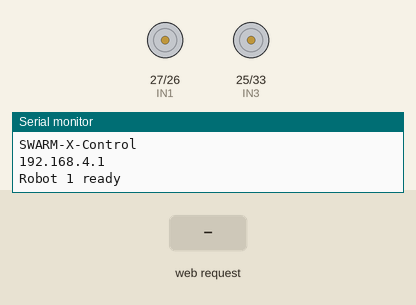
Recording of a program running on a simulated ESP32. Parts: motor-driver pin pairs drawn as motors (green arrow = first pin HIGH = forward, orange = second pin HIGH = backward, longer = more drive, scaled by the enable pin), the last lines printed to the serial monitor. The test bench sets the inputs (shaded band).

Above: at 1.2 s.
1.3 s: HTTP request GET /drive?l=1&r=1 received
At 1.6 s:
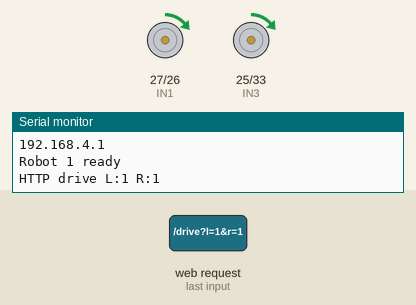
3.6 s: HTTP request GET /drive?l=120&r=120 received
At 4.2 s:
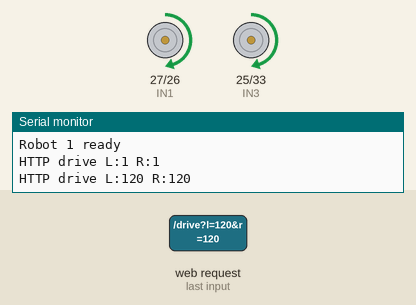
Timing chart, 0 to 6.6 s (numbered marks = the images above; inputs shaded):
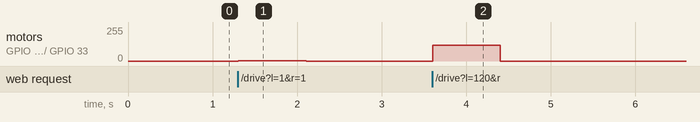

The program:

main.cpp
```cpp
#include <Arduino.h>
#include <WiFi.h>
#include <WebServer.h>
#include <esp_now.h>
#include <esp_wifi.h>
#include <esp_arduino_version.h>

// Change only this ID for each car
// 1 = Leader, 2 = Follower, 3 = Follower
#define ROBOT_ID 1

#if ROBOT_ID < 1 || ROBOT_ID > 3
#error ROBOT_ID must be 1, 2, or 3
#endif

// ESP32 to L298N motor pins
const int ENA = 14;
const int IN1 = 27;
const int IN2 = 26;

const int IN3 = 25;
const int IN4 = 33;
const int ENB = 32;

// Settings
const int RADIO_CHANNEL = 1;
const uint32_t CONTROL_TIMEOUT_MS = 800;
const uint32_t RADIO_INTERVAL_MS = 100;

const char *AP_NAME = "SWARM-X-Control";
const char *AP_PASSWORD = "swarmx12345";

// ESP-NOW
const uint32_t PACKET_MAGIC = 0x53574152;

uint8_t broadcastMac[6] = {
    0xFF, 0xFF, 0xFF,
    0xFF, 0xFF, 0xFF};

WebServer server(80);

// Wireless packet
struct __attribute__((packed)) DrivePacket
{
  uint32_t magic;
  uint8_t source;
  int16_t left;
  int16_t right;
};

// Motor variables
int16_t targetLeft = 0;
int16_t targetRight = 0;

int16_t appliedLeft = 0;
int16_t appliedRight = 0;

volatile int16_t receivedLeft = 0;
volatile int16_t receivedRight = 0;
volatile uint32_t receivedAt = 0;

uint32_t lastBrowserCommand = 0;
uint32_t lastRadioSend = 0;

portMUX_TYPE receiveMux = portMUX_INITIALIZER_UNLOCKED;

// Motor control
void setMotor(int inA, int inB, int en, int speed)
{

  speed = constrain(speed, -255, 255);

  analogWrite(en, 0);

  if (speed == 0)
  {
    digitalWrite(inA, LOW);
    digitalWrite(inB, LOW);
    return;
  }

  if (speed > 0)
  {
    digitalWrite(inA, HIGH);
    digitalWrite(inB, LOW);
  }
  else
  {
    digitalWrite(inA, LOW);
    digitalWrite(inB, HIGH);
  }

  analogWrite(en, abs(speed));
}

// Drive both motors
void drive(int left, int right)
{

  left = constrain(left, -255, 255);
  right = constrain(right, -255, 255);

  if (left == appliedLeft &&
      right == appliedRight)
  {
    return;
  }

  setMotor(IN1, IN2, ENA, left);
  setMotor(IN3, IN4, ENB, right);

  appliedLeft = left;
  appliedRight = right;
}

// Receive ESP-NOW messages
void processPacket(const uint8_t *data, int length)
{

  if (ROBOT_ID == 1 ||
      length != sizeof(DrivePacket))
  {
    return;
  }

  DrivePacket packet;
  memcpy(&packet, data, sizeof(packet));

  if (packet.magic != PACKET_MAGIC ||
      packet.source != 1)
  {
    return;
  }

  portENTER_CRITICAL(&receiveMux);

  receivedLeft = constrain(packet.left, -255, 255);
  receivedRight = constrain(packet.right, -255, 255);
  receivedAt = millis();

  portEXIT_CRITICAL(&receiveMux);
}

// Arduino ESP32 Core 3.x
#if ESP_ARDUINO_VERSION_MAJOR >= 3

void onReceive(
    const esp_now_recv_info_t *info,
    const uint8_t *data,
    int length)
{
  processPacket(data, length);
}

#else

// Arduino ESP32 Core 2.x
void onReceive(
    const uint8_t *mac,
    const uint8_t *data,
    int length)
{
  processPacket(data, length);
}

#endif

// Web remote controller
const char PAGE[] PROGMEM = R"SWARMHTML(
<!DOCTYPE html>
<html lang="en">

<head>
<meta charset="UTF-8">
<meta name="viewport"
content="width=device-width, initial-scale=1">

<title>SWARM-X Remote</title>

<style>
* {
  box-sizing: border-box;
}

body {
  margin: 0;
  background: #101621;
  color: white;
  font-family: Arial, sans-serif;
  display: flex;
  justify-content: center;
  align-items: center;
  min-height: 100vh;
}

.container {
  width: 100%;
  max-width: 500px;
  padding: 25px;
  text-align: center;
}

h1 {
  margin-bottom: 5px;
}

.subtitle {
  color: #9daec4;
  margin-bottom: 20px;
}

.status {
  background: #1b2637;
  border: 1px solid #344358;
  border-radius: 12px;
  padding: 15px;
  margin-bottom: 20px;
}

.controls {
  display: grid;
  grid-template-columns: repeat(3, 1fr);
  gap: 10px;
}

button {
  height: 80px;
  border: 1px solid #46556c;
  border-radius: 14px;
  background: #27374e;
  color: white;
  font-size: 28px;
  cursor: pointer;
  touch-action: none;
  user-select: none;
}

button:active,
button.active {
  background: #267e9c;
}

.stop {
  background: #943a45;
  font-size: 18px;
  font-weight: bold;
}

.speed-control {
  margin-top: 25px;
}

input[type=range] {
  width: 100%;
  margin-top: 15px;
}

.info {
  color: #91a6c0;
  font-size: 13px;
  margin-top: 20px;
  line-height: 1.7;
}
</style>
</head>

<body>

<div class="container">

<h1>SWARM-X Remote</h1>

<p class="subtitle">
Leader + 2 Followers | ESP-NOW
</p>

<div class="status" id="status">
Ready - Hold a direction to drive
</div>

<div class="controls">

<button data-f="1" data-t="-1">↖</button>
<button data-f="1" data-t="0">↑</button>
<button data-f="1" data-t="1">↗</button>

<button data-f="0" data-t="-1">←</button>
<button class="stop" id="stop">STOP</button>
<button data-f="0" data-t="1">→</button>

<button data-f="-1" data-t="-1">↙</button>
<button data-f="-1" data-t="0">↓</button>
<button data-f="-1" data-t="1">↘</button>

</div>

<div class="speed-control">
Motor Speed:
<b id="speedValue">200</b> / 255

<input
  type="range"
  id="speed"
  min="100"
  max="255"
  step="5"
  value="200"
>
</div>

<p class="info">
Hold buttons or use W A S D / Arrow Keys.<br>
Forward + Left/Right supports steering.<br>
Release controls to stop all cars.
</p>

</div>

<script>

const buttons = [
  ...document.querySelectorAll("[data-f]")
];

const speed = document.getElementById("speed");
const speedValue = document.getElementById("speedValue");
const status = document.getElementById("status");

let pointer = null;
let keys = new Set();
let busy = false;

const directions = {
  ArrowUp: "up",
  KeyW: "up",
  ArrowDown: "down",
  KeyS: "down",
  ArrowLeft: "left",
  KeyA: "left",
  ArrowRight: "right",
  KeyD: "right"
};

function clearButtons() {
  buttons.forEach(button => {
    button.classList.remove("active");
  });
}

function axes() {

  if (pointer) {
    return pointer;
  }

  return {
    f: Number(keys.has("up")) -
       Number(keys.has("down")),

    t: Number(keys.has("right")) -
       Number(keys.has("left"))
  };
}


function wheelSpeeds() {
  const {f, t} = axes();
  const s = Number(speed.value);

  let left = 0;
  let right = 0;

  if (f !== 0) {
    left = f * s;
    right = f * s;

    // Forward/backward steering
    if (t > 0) {
      left = f * Math.round(s * 0.45);
    }

    if (t < 0) {
      right = f * Math.round(s * 0.45);
    }

  } else if (t !== 0) {
    // Correct reversed A/D rotation
    left = -t * s;
    right = t * s;
  }

  return [left, right];
}


async function sendOnce() {

  // Prevent overlapping requests
  if (busy) return;

  const [left, right] = wheelSpeeds();

  busy = true;

  const controller = new AbortController();

  const timeout = setTimeout(() => {
    controller.abort();
  }, 550);

  try {

    const response = await fetch(
      "/drive?l=" + left + "&r=" + right,
      {
        cache: "no-store",
        signal: controller.signal
      }
    );

    if (!response.ok) {
      throw new Error("HTTP error");
    }

    const text = await response.text();

    if (text.trim() !== "OK") {
      throw new Error("Invalid response");
    }

    status.textContent =
      "Connected - Sending commands";

    status.style.color = "#89d9bd";

  } catch (error) {

    status.textContent =
      "Connection problem - Motors should stop";

    status.style.color = "#ffb1b1";

  } finally {

    clearTimeout(timeout);
    busy = false;
  }
}

function stop() {

  pointer = null;
  keys.clear();

  clearButtons();
  sendOnce();
}

buttons.forEach(button => {

  button.addEventListener("pointerdown", e => {

    e.preventDefault();

    pointer = {
      f: Number(button.dataset.f),
      t: Number(button.dataset.t)
    };

    clearButtons();
    button.classList.add("active");

    try {
      button.setPointerCapture(e.pointerId);
    } catch (error) {}

    sendOnce();
  });

  [
    "pointerup",
    "pointercancel",
    "lostpointercapture"
  ].forEach(eventName => {

    button.addEventListener(eventName, () => {

      pointer = null;
      clearButtons();
      sendOnce();
    });

  });

});

document.getElementById("stop")
.addEventListener("pointerdown", e => {

  e.preventDefault();
  stop();

});

window.addEventListener("keydown", e => {

  if (directions[e.code]) {

    e.preventDefault();
    keys.add(directions[e.code]);
  }

  if (e.code === "Space") {

    e.preventDefault();
    stop();
  }

});

window.addEventListener("keyup", e => {

  if (directions[e.code]) {

    e.preventDefault();
    keys.delete(directions[e.code]);
    sendOnce();
  }

});

window.addEventListener("blur", stop);

document.addEventListener(
  "visibilitychange",
  () => {
    if (document.hidden) stop();
  }
);

speed.addEventListener("input", () => {

  speedValue.textContent = speed.value;
  sendOnce();

});

// Keep commands updated
setInterval(() => {

  if (!document.hidden) {
    sendOnce();
  }

}, 180);

</script>

</body>
</html>
)SWARMHTML";

// ESP32 setup
void setup()
{

  Serial.begin(115200);

  pinMode(ENA, OUTPUT);
  pinMode(IN1, OUTPUT);
  pinMode(IN2, OUTPUT);

  pinMode(IN3, OUTPUT);
  pinMode(IN4, OUTPUT);
  pinMode(ENB, OUTPUT);

  // Start with motors stopped
  analogWrite(ENA, 0);
  analogWrite(ENB, 0);

  digitalWrite(IN1, LOW);
  digitalWrite(IN2, LOW);
  digitalWrite(IN3, LOW);
  digitalWrite(IN4, LOW);

  if (ROBOT_ID == 1)
  {

    WiFi.mode(WIFI_AP_STA);
    WiFi.setSleep(false);

    if (!WiFi.softAP(
            AP_NAME,
            AP_PASSWORD,
            RADIO_CHANNEL))
    {

      Serial.println("WiFi failed");

      while (true)
      {
        drive(0, 0);
        delay(1000);
      }
    }

    Serial.println("WiFi ready");
    Serial.println(AP_NAME);
    Serial.println(WiFi.softAPIP());
  }
  else
  {

    WiFi.mode(WIFI_STA);
    WiFi.disconnect();
    WiFi.setSleep(false);

    esp_wifi_set_channel(
        RADIO_CHANNEL,
        WIFI_SECOND_CHAN_NONE);
  }

  // Start ESP-NOW
  if (esp_now_init() != ESP_OK)
  {

    Serial.println("ESP-NOW failed");

    while (true)
    {
      drive(0, 0);
      delay(1000);
    }
  }

  esp_now_register_recv_cb(onReceive);

  // Leader configuration
  if (ROBOT_ID == 1)
  {

    esp_now_peer_info_t peer = {};

    memcpy(
        peer.peer_addr,
        broadcastMac,
        6);

    peer.channel = RADIO_CHANNEL;
    peer.ifidx = WIFI_IF_STA;
    peer.encrypt = false;

    if (esp_now_add_peer(&peer) != ESP_OK)
    {

      Serial.println("Peer failed");

      while (true)
      {
        drive(0, 0);
        delay(1000);
      }
    }

    // Web dashboard
    server.on("/", HTTP_GET, []()
              { server.send_P(
                    200,
                    "text/html",
                    PAGE); });

    // Receive motor commands from laptop
    server.on("/drive", HTTP_GET, []()
              {
                if (!server.hasArg("l") ||
                    !server.hasArg("r"))
                {

                  server.send(
                      400,
                      "text/plain",
                      "Missing command");

                  return;
                }

                targetLeft = constrain(
                    server.arg("l").toInt(),
                    -255,
                    255);

                targetRight = constrain(
                    server.arg("r").toInt(),
                    -255,
                    255);

                lastBrowserCommand = millis();

                // Apply movement immediately
                drive(targetLeft, targetRight);

                Serial.printf(
                    "HTTP drive L:%d R:%d\n",
                    targetLeft,
                    targetRight);

                server.send(
                    200,
                    "text/plain",
                    "OK"); });

    server.onNotFound([]()
                      { server.send(
                            404,
                            "text/plain",
                            "Not found"); });

    server.begin();
  }

  Serial.printf(
      "Robot %d ready\n",
      ROBOT_ID);
}

// Main loop
void loop()
{

  if (ROBOT_ID == 1)
  {

    // Leader
    server.handleClient();

    uint32_t now = millis();

    // Stop if laptop disconnects
    if (now - lastBrowserCommand >
        CONTROL_TIMEOUT_MS)
    {

      targetLeft = 0;
      targetRight = 0;
    }

    drive(targetLeft, targetRight);

    // Broadcast commands to followers
    if (now - lastRadioSend >=
        RADIO_INTERVAL_MS)
    {

      DrivePacket packet = {
          PACKET_MAGIC,
          1,
          targetLeft,
          targetRight};

      esp_now_send(
          broadcastMac,
          (uint8_t *)&packet,
          sizeof(packet));

      lastRadioSend = now;
    }
  }
  else
  {

    // Follower
    int16_t left, right;
    uint32_t receivedTime;

    portENTER_CRITICAL(&receiveMux);

    left = receivedLeft;
    right = receivedRight;
    receivedTime = receivedAt;

    portEXIT_CRITICAL(&receiveMux);

    // Stop if leader disconnects
    if (millis() - receivedTime >
        CONTROL_TIMEOUT_MS)
    {

      drive(0, 0);
    }
    else
    {

      drive(left, right);
    }
  }

  delay(5);
}
```

Measured:
- after the input at 1.3 s, motor on GPIO 27 (IN1) / GPIO 26 (IN2), motor on GPIO 25 (IN3) / GPIO 33 (IN4): stopped → forward 1/255 at once, → stopped 0.80 s later
- after the input at 3.6 s, motor on GPIO 27 (IN1) / GPIO 26 (IN2), motor on GPIO 25 (IN3) / GPIO 33 (IN4): stopped → forward 120/255 at once, → stopped 0.80 s later
